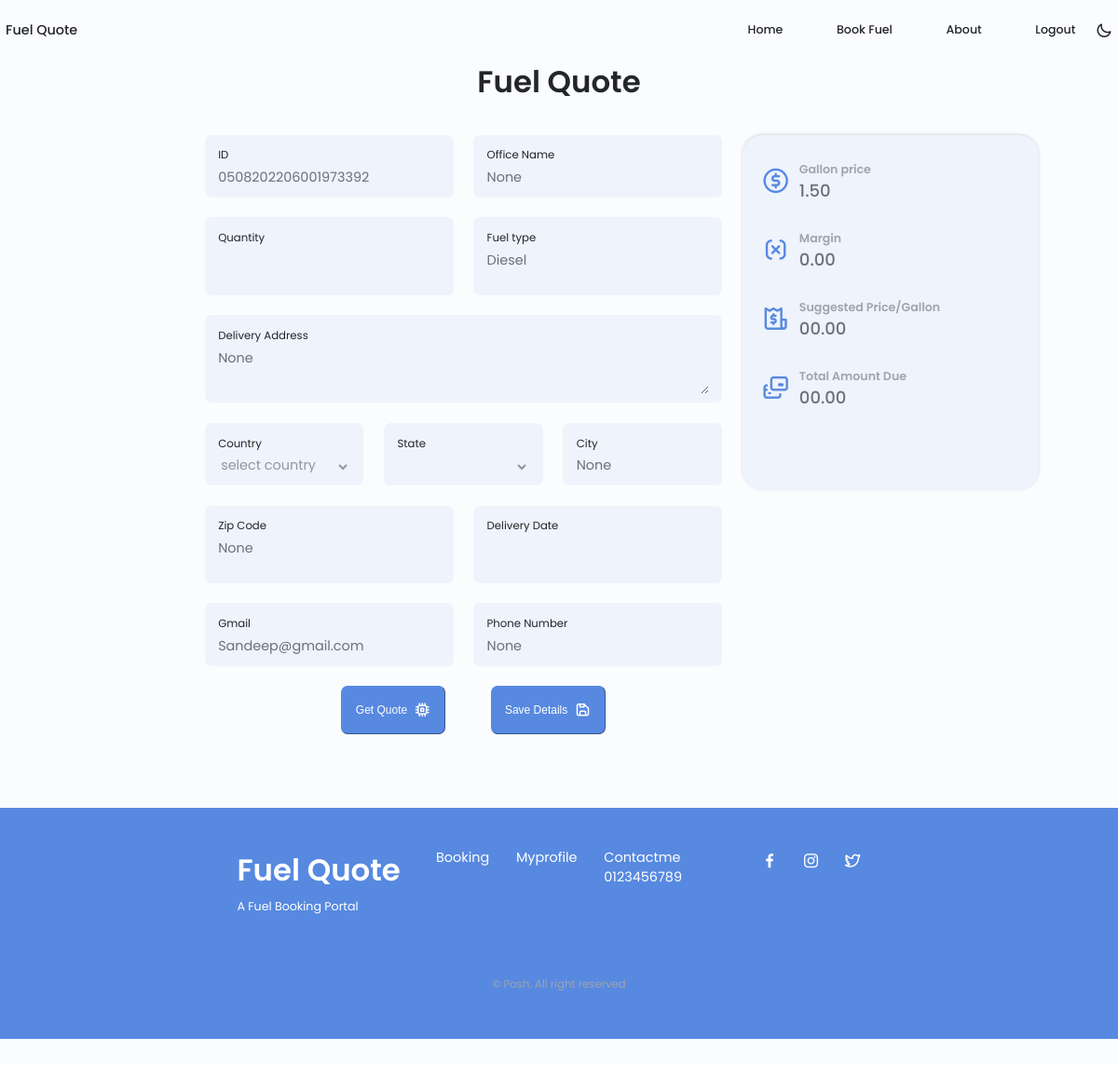
The page /fuel_quote/fuel_quote_form/0508202206001973392 on the database its author committed.
### portal/models/ClientInformation.py (models this page shows)
class ClientInformation(db.Model):
    __bind_key__ = 'db'
    Id = db.Column(db.Integer,Sequence('user_info_seq',start=1), unique=True, nullable=False, primary_key=True)
    user_id = db.Column(db.String(255))
    username = db.Column(db.String(50),nullable=False)
    email_id = db.Column(db.String(255))
    mobile_number = db.Column(db.String(10))
    office_name = db.Column(db.String(50))
    active=db.Column(db.String(10))
    status = db.Column(db.String(10), nullable=False)
    zipcode=db.Column(db.String(9), nullable=False)
    address_1=db.Column(db.String(100),nullable=False)
    address_2 = db.Column(db.String(100))
    state=db.Column(db.String(3),nullable=False)
    country = db.Column(db.String(100), nullable=False)
    user_created_time = db.Column(db.TIMESTAMP, default=datetime.now, nullable=False)
    created_by = db.Column(db.String(255))
    attributes_1 = db.Column(db.String(255))
    attributes_2 = db.Column(db.String(255))
    attributes_3 = db.Column(db.String(255))
    attributes_4 = db.Column(db.String(255))
    attributes_5 = db.Column(db.String(255))
    attributes_6 = db.Column(db.String(255))
    attributes_7 = db.Column(db.String(255))
    attributes_8 = db.Column(db.String(255))
    attributes_9 = db.Column(db.String(255))
    attributes_10 = db.Column(db.String(255))
    attributes_11 = db.Column(db.String(255))
    attributes_12 = db.Column(db.String(255))
    attributes_13 = db.Column(db.String(255))
    attributes_14 = db.Column(db.String(255))
    attributes_15 = db.Column(db.String(255))
    attributes_16 = db.Column(db.String(255))
    attributes_17 = db.Column(db.String(255))
    attributes_18 = db.Column(db.String(255))
    attributes_19 = db.Column(db.String(255))
    attributes_20 = db.Column(db.String(255))

### portal/views.py (the view, shortened to what this page needs)
@bp.route('/fuel_quote_form/<string:user_uid>', methods=['GET','POST'])
def fuel_quote_form(user_uid):
    try:
        users = ClientInformation.query.filter_by(user_id=user_uid).one()
        id = users.user_id
        Office_Name = users.office_name
        delivery_address = users.address_1
        Country = users.country
        state = users.state
        zipcode = users.zipcode
        city = users.attributes_1
        email_id = users.email_id
        mobile_number = users.mobile_number
        if request.method == "GET":
            return render_template("fuel_quote_form.html",UID=id,id=id, Office_Name=Office_Name,
                                   delivery_address=delivery_address,
                                   Country=Country, state=state, zipcode=zipcode, city=city, email_id=email_id,
                                   mobile_number=mobile_number)
    except NoResultFound:
        pass
    except Exception as e:
        LOG.error("Error occurred while login ")
        LOG.error(e, exc_info=True)
    finally:
        db.session.close()

### portal/templates/fuel_quote_form.html (shortened to what this page needs)
<!DOCTYPE html>
<html lang="en">
<head>
    <link rel="stylesheet" type="text/css" href="https://code.jquery.com/ui/1.12.0/themes/smoothness/jquery-ui.css">
    <link rel="stylesheet" href="https://unicons.iconscout.com/release/v4.0.0/css/line.css">
    <link rel="stylesheet" href="/fuel_quote/static/css/home/swiper-bundle.min.css">
    <link rel="stylesheet" href="/fuel_quote/static/css/home/styles.css">
</head>.0l
<body style="zoom: 90%;">
    <header class="header" id="header">
        <nav class="nav container">
            <a href="/fuel_quote/fuel_quote_history/{{UID}}" class="nav__logo">Fuel Quote</a>
            <div class="nav__menu" id="nav-menu">
                <ul class="nav__list grid">
                    <li class="nav__item">
                        <a href="/fuel_quote/fuel_quote_history/{{UID}}" class="nav__link">
                            Home
                        </a>
                    </li>
                    <li class="nav__item">
                        <a href="/fuel_quote/fuel_quote_form/{{UID}}" class="nav__link">
                            Book Fuel
                        </a>
                    </li>
                    <li class="nav__item">
                        <a href="/fuel_quote/client_profile_management/{{UID}}" class="nav__link">
                            About
                        </a>
                    </li>
                    <li class="nav__item">
                        <a href="/fuel_quote/logout" class="nav__link">
                            Logout
                        </a>
                    </li>
                </ul>
            </div>
            <div class="nav__btns">
                <i class="uil uil-moon change-theme" id="theme-button1"></i>
            </div>
        </nav>
    </header>
    <main class="main">
        <section class="contact section section1" id="contact">
            <h2 class="section__title">Fuel Quote</h2>
            <div class="contact__container container grid">
                <form action="" class="contact__form grid">
                    <div class="contact__inputs grid">
                        <div class="contact__content">
                            <label for="user_id" class="contact__label">ID</label>
                            <input type="text" id="user_id" name="user_id" value="{{id}}" class="contact__input"
                                required disabled>
                        </div>
                        <div class="contact__content">
                            <label for="office_name" class="contact__label">Office Name</label>
                            <input type="text" id="office_name" value="{{Office_Name}}" name="office_name"
                                class="contact__input" disabled>
                        </div>
                    </div>
                    <div class="contact__inputs grid">
                        <div class="contact__content">
                            <label for="quantity_quote" class="contact__label">
                                Quantity</label>
                            <input type="text" id="quantity_quote" name="quantity_quote" onkeypress="return /[0-9]/i.test(event.key)" class="contact__input"
                            onchange="checking()">
                        </div>
                        <div class="contact__content">
                            <label for="fuel_type" class="contact__label">Fuel type</label>
                            <input type="text" id="fuel_type" value="Diesel" name="fuel_type"
                                class="contact__input"  disabled>
                        </div>
                    </div>
                    <div class="contact__content">
                        <label for="" class="contact__label">Delivery Address</label>
                        <textarea name="" id="" cols="0" rows="2" class="contact__input"
                            disabled>{{delivery_address}}</textarea>
                    </div>
                    <div class="contact__inputs_3 grid">
                        <div class="contact__content">
                            <label for="" class="contact__label">Country</label>
                            <select id="country" class="contact__input" disabled>
                                <option>select country</option>
                            </select>
                        </div>
                        <div class="contact__content">
                            <label for="" class="contact__label">State</label>
                            <select id="state-code" class="contact__input" disabled>
                            </select>
                        </div>
                        <div class="contact__content">
                            <label for="City" class="contact__label">City</label>
                            <input type="text" id="City" value="{{city}}" name="City" class="contact__input" disabled>
                        </div>
                    </div>
                    <div class="contact__inputs grid">
                        <div class="contact__content">
                            <label for="Zip_Code" class="contact__label">Zip Code</label>
                            <input type="text" id="Zip_Code" value="{{zipcode}}" name="Zip_Code" maxlength="9" minlength="5" class="contact__input"
                                disabled>
                        </div>
                        <div class="contact__content">
                            <label for="bdate" class="contact__label">Delivery Date</label>
                            <input type=text name="bdate" id="bdate" class="datepicker contact__input" onchange="checking()" required>
                        </div>
                    </div>
                    <div class="contact__inputs grid">
                        <div class="contact__content">
                            <label for="contact_gmail" class="contact__label">Gmail</label>
                            <input type="email" id="contact_gmail" name="contact_gmail" value="{{email_id}}"
                                class="contact__input" disabled>
                        </div>
                        <div class="contact__content">
                            <label for="telNo" class="contact__label">Phone Number</label>
                            <input type="text" id="telNo" name="telNo" value="{{mobile_number}}" maxlength="10" minlength="10" class="contact__input"
                                disabled>
                        </div>
                    </div>
                    <div style="margin-left: 163px;">
                        <button type="button" class="button button--flex" id="Get_Quote_id" onclick="Get_Quote()" style="margin-right: 50px;">Get Quote
                            <i class="uil uil-processor button__icon"></i>
                        </button>
                        <button type="button" class="button button--flex" id="order_fuel_id" onclick="order_fuel()">Save Details
                            <i class="uil uil-save button__icon"></i>
                        </button>
                    </div>
                </form>
                <div class="contact__information-tab-main">
                    <div class="contact__information-tab">
                        <div class="contact__information">
                            <i class="uil uil-usd-circle contact__icon"></i>
                            <div>
                                <h3 class=" contact__subtitle">Gallon price</h3>
                                <span class="contact__title" id="Gallon_price">1.50</span>
                            </div>
                        </div>
                        <div class="contact__information">
                            <i class="uil uil-x contact__icon"></i>
                            <div>
                                <h3 class="contact__subtitle">Margin</h3>
                                <span class="contact__title" id="Margin_price">0.00</span>
                            </div>
                        </div>
                        <div class="contact__information">
                            <i class="uil uil-bill contact__icon"></i>
                            <div>
                                <h3 class="contact__subtitle">Suggested Price/Gallon</h3>
                                <span class="contact__title" id="grand_total">00.00</span>
                            </div>
                        </div>
                        <div class="contact__information">
                            <i class="uil uil-transaction contact__icon"></i>
                            <div>
                                <h3 class="contact__subtitle">Total Amount Due</h3>
                                <span class="contact__title" id="Total_Amount_Due">00.00</span>
                            </div>
                        </div>
                    </div>
                </div>
            </div>
        </section>
    </main>
    <footer class="footer footer1">
        <div class="footer__bg">
            <div class="footer__container container grid">
                <div>
                    <h1 class="footer__title">Fuel Quote</h1>
                    <span class="footer__subtitle">A Fuel Booking Portal</span>
                </div>
                <ul class="footer__links">
                    <li>
                        <a href="#services" class="footer__link">Booking</a>
                    </li>
                    <li>
                        <a href="#portfolio" class="footer__link">Myprofile</a>
                    </li>
                    <li>
                        <a href="#contact" class="footer__link">Contactme</a>
                        <a href="#contact" class="footer__link">0123456789</a>
                    </li>
                </ul>
                <div class="footer__socials">
                    <a href="https://www.facebook.com/" target="_blank" class="footer__social">
                        <i class="uil uil-facebook-f"></i>
                    </a>
                    <a href="https://www.instagram.com/" target="_blank" class="footer__social">
                        <i class="uil uil-instagram"></i>
                    </a>
                    <a href="https://twitter.com/" target="_blank" class="footer__social">
                        <i class="uil uil-twitter-alt"></i>
                    </a>
                </div>
            </div>
            <p class="footer__copy">&#169; Posh. All right reserved</p>
        </div>
    </footer>
</body>
</html>

### rows shown on the page
ClientInformation: user_id "0508202206001973392", office_name "None", address_1 "None", Zip_Code "None", contact_gmail "Sandeep@gmail.com", telNo "None"
